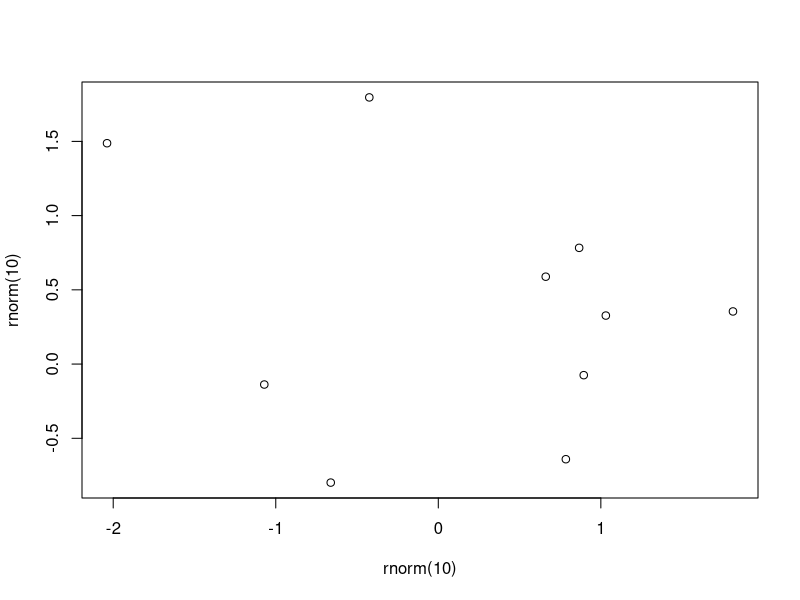

Reproduce this figure in R.
## ---- chunk 1
plot(rnorm(10), rnorm(10))
## ---- chunk 2
x <- tibble::tribble(~`Title 1`, ~`Title 2`, ~`Title 3`,
"entry 1", "data", "data",
"entry 2", "data", "data"
)

knitr::kable(x, caption = "This is a table caption. Tables should be placed in the main text near to the first time they are cited.\\label{tab:mytable}")
